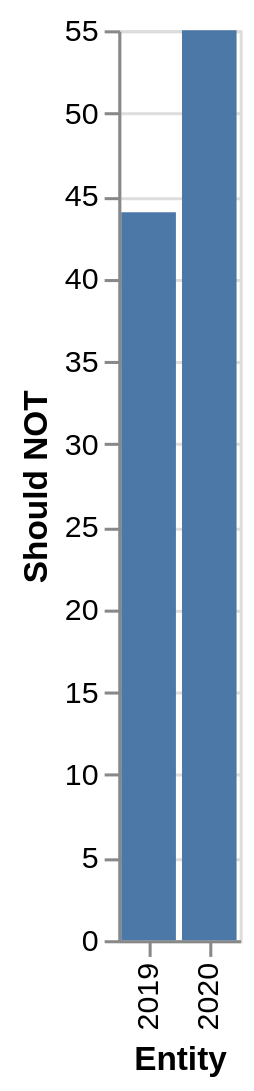

Write a Vega-Lite specification for this figure.
### Vega-Lite specification from a JSON file in a GitHub repository (floating-point values rounded to 4 significant figures)
{"$schema": "https://vega.github.io/schema/vega-lite/v5.json", "description": "Bar chart auto-generated from CSV", "data": {"values": [{"Entity": "2019", "Should NOT": "44", "Should": "54"}, {"Entity": "2020", "Should NOT": "55", "Should": "43"}]}, "mark": "bar", "encoding": {"x": {"field": "Entity", "type": "ordinal"}, "y": {"field": "Should NOT", "type": "quantitative"}}}
